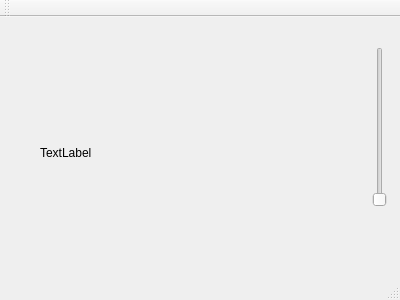
<?xml version="1.0" encoding="UTF-8"?>
<ui version="4.0">
 <class>MainWindow</class>
 <widget class="QMainWindow" name="MainWindow">
  <property name="geometry">
   <rect>
    <x>0</x>
    <y>0</y>
    <width>400</width>
    <height>300</height>
   </rect>
  </property>
  <property name="windowTitle">
   <string>MainWindow</string>
  </property>
  <widget class="QWidget" name="centralWidget">
   <widget class="QLabel" name="label">
    <property name="geometry">
     <rect>
      <x>40</x>
      <y>40</y>
      <width>311</width>
      <height>191</height>
     </rect>
    </property>
    <property name="text">
     <string>TextLabel</string>
    </property>
   </widget>
   <widget class="QSlider" name="verticalSlider">
    <property name="geometry">
     <rect>
      <x>370</x>
      <y>30</y>
      <width>19</width>
      <height>160</height>
     </rect>
    </property>
    <property name="orientation">
     <enum>Qt::Vertical</enum>
    </property>
   </widget>
  </widget>
  <widget class="QMenuBar" name="menuBar">
   <property name="geometry">
    <rect>
     <x>0</x>
     <y>0</y>
     <width>400</width>
     <height>21</height>
    </rect>
   </property>
  </widget>
  <widget class="QToolBar" name="mainToolBar">
   <attribute name="toolBarArea">
    <enum>TopToolBarArea</enum>
   </attribute>
   <attribute name="toolBarBreak">
    <bool>false</bool>
   </attribute>
  </widget>
  <widget class="QStatusBar" name="statusBar"/>
 </widget>
 <layoutdefault spacing="6" margin="11"/>
 <resources/>
 <connections/>
</ui>
